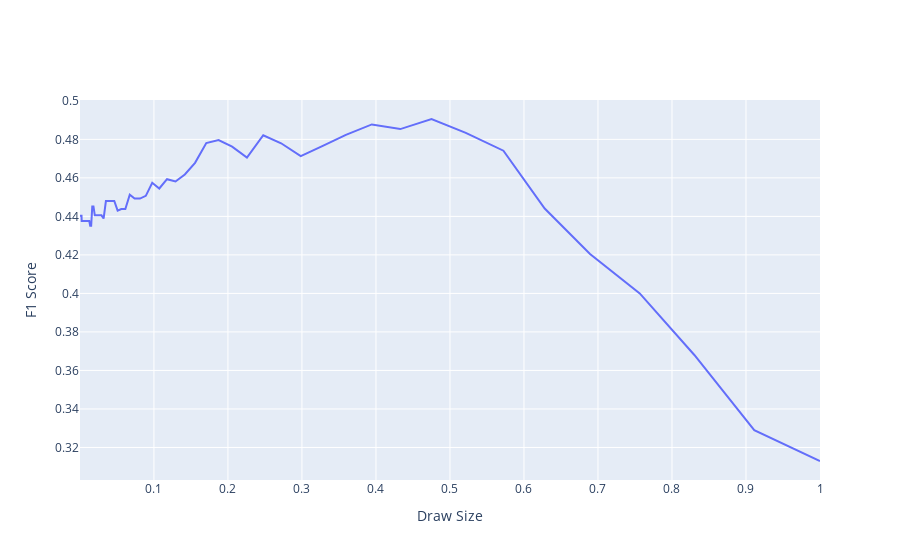

Source (notebook cell):
### Code cell
fig = go.Figure(data=go.Scatter(x=draw_sizes, y=f1_list))
fig.update_layout(xaxis_title='Draw Size', yaxis_title='F1 Score')
fig.write_image("images/result_f1_draw_size.png")
fig.show()
